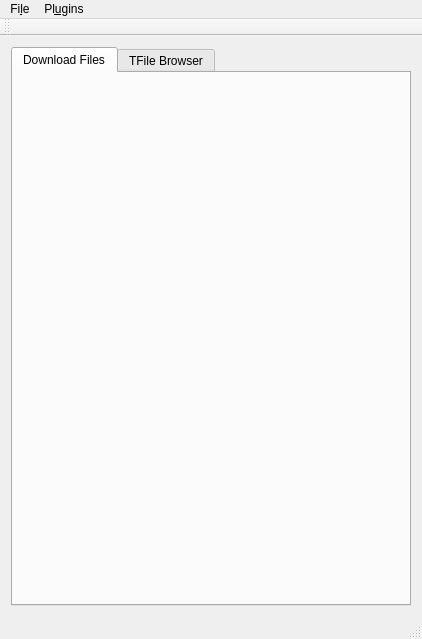
<?xml version="1.0" encoding="UTF-8"?>
<ui version="4.0">
 <class>QTBrowser</class>
 <widget class="QMainWindow" name="QTBrowser">
  <property name="geometry">
   <rect>
    <x>0</x>
    <y>0</y>
    <width>412</width>
    <height>639</height>
   </rect>
  </property>
  <property name="windowTitle">
   <string>QTBrowser</string>
  </property>
  <widget class="QWidget" name="centralWidget">
   <layout class="QHBoxLayout" name="horizontalLayout">
    <item>
     <widget class="QSplitter" name="splitter">
      <property name="orientation">
       <enum>Qt::Horizontal</enum>
      </property>
      <widget class="QTabWidget" name="tabWidget">
       <property name="minimumSize">
        <size>
         <width>400</width>
         <height>0</height>
        </size>
       </property>
       <property name="toolTip">
        <string>Download Files available in the dqmGUI</string>
       </property>
       <property name="currentIndex">
        <number>0</number>
       </property>
       <widget class="QWidget" name="tab_2">
        <attribute name="title">
         <string>Download Files</string>
        </attribute>
        <layout class="QHBoxLayout" name="horizontalLayout_2">
         <item>
          <widget class="DQMFileDownloader" name="widget_2" native="true"/>
         </item>
        </layout>
       </widget>
       <widget class="QWidget" name="tab">
        <attribute name="title">
         <string>TFile Browser</string>
        </attribute>
        <layout class="QVBoxLayout" name="verticalLayout">
         <item>
          <widget class="TFileTreeViewer" name="widget_3" native="true"/>
         </item>
        </layout>
       </widget>
      </widget>
     </widget>
    </item>
   </layout>
  </widget>
  <widget class="QMenuBar" name="menuBar">
   <property name="geometry">
    <rect>
     <x>0</x>
     <y>0</y>
     <width>412</width>
     <height>28</height>
    </rect>
   </property>
   <widget class="QMenu" name="menuRemote_Files">
    <property name="title">
     <string>Fi&amp;le</string>
    </property>
    <addaction name="actionSettings"/>
   </widget>
   <widget class="QMenu" name="menuPlugins">
    <property name="title">
     <string>Pl&amp;ugins</string>
    </property>
    <addaction name="actionConcatinate"/>
    <addaction name="actionFit"/>
    <addaction name="actionSuperimpose"/>
    <addaction name="separator"/>
    <addaction name="actionAbout_Plugins"/>
   </widget>
   <addaction name="menuRemote_Files"/>
   <addaction name="menuPlugins"/>
  </widget>
  <widget class="QToolBar" name="mainToolBar">
   <attribute name="toolBarArea">
    <enum>TopToolBarArea</enum>
   </attribute>
   <attribute name="toolBarBreak">
    <bool>false</bool>
   </attribute>
  </widget>
  <widget class="QStatusBar" name="statusBar"/>
  <action name="actionSettings">
   <property name="text">
    <string>&amp;Settings</string>
   </property>
  </action>
  <action name="actionAbout_Plugins">
   <property name="text">
    <string>&amp;About Plugins</string>
   </property>
  </action>
  <action name="actionSuperimpose">
   <property name="text">
    <string>&amp;Superimpose</string>
   </property>
  </action>
  <action name="actionConcatinate">
   <property name="text">
    <string>&amp;Concatinate</string>
   </property>
  </action>
  <action name="actionUpdate_Online_Index">
   <property name="text">
    <string>Update Online Index</string>
   </property>
  </action>
  <action name="actionUpdate_Relval_Index">
   <property name="enabled">
    <bool>false</bool>
   </property>
   <property name="text">
    <string>Update Relval Index</string>
   </property>
  </action>
  <action name="actionUpate_Offline_Index">
   <property name="enabled">
    <bool>false</bool>
   </property>
   <property name="text">
    <string>Update Offline Index</string>
   </property>
  </action>
  <action name="actionFit">
   <property name="text">
    <string>Fit</string>
   </property>
  </action>
 </widget>
 <layoutdefault spacing="6" margin="11"/>
 <customwidgets>
  <customwidget>
   <class>TFileTreeViewer</class>
   <extends>QWidget</extends>
   <header>tfiletreeviewer.h</header>
   <container>1</container>
  </customwidget>
  <customwidget>
   <class>DQMFileDownloader</class>
   <extends>QWidget</extends>
   <header>dqmfiledownloader.h</header>
   <container>1</container>
  </customwidget>
 </customwidgets>
 <resources/>
 <connections/>
</ui>
